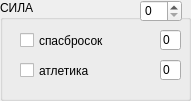
   <widget class="QGroupBox" name="power_0">
    <property name="geometry">
     <rect>
      <x>10</x>
      <y>250</y>
      <width>191</width>
      <height>101</height>
     </rect>
    </property>
    <property name="styleSheet">
     <string notr="true">gridline-color: rgb(255, 255, 255);</string>
    </property>
    <property name="title">
     <string>СИЛА</string>
    </property>
    <widget class="QCheckBox" name="power_savingroll">
     <property name="geometry">
      <rect>
       <x>20</x>
       <y>30</y>
       <width>141</width>
       <height>21</height>
      </rect>
     </property>
     <property name="text">
      <string>спасбросок</string>
     </property>
    </widget>
    <widget class="QSpinBox" name="power">
     <property name="geometry">
      <rect>
       <x>140</x>
       <y>0</y>
       <width>42</width>
       <height>22</height>
      </rect>
     </property>
     <property name="minimum">
      <number>0</number>
     </property>
    </widget>
    <widget class="QCheckBox" name="athletics">
     <property name="geometry">
      <rect>
       <x>20</x>
       <y>60</y>
       <width>141</width>
       <height>21</height>
      </rect>
     </property>
     <property name="text">
      <string>атлетика</string>
     </property>
    </widget>
    <widget class="QLineEdit" name="power_savingroll_num">
     <property name="geometry">
      <rect>
       <x>160</x>
       <y>30</y>
       <width>21</width>
       <height>20</height>
      </rect>
     </property>
     <property name="text">
      <string>0</string>
     </property>
    </widget>
    <widget class="QLineEdit" name="athletics_num">
     <property name="geometry">
      <rect>
       <x>160</x>
       <y>60</y>
       <width>21</width>
       <height>20</height>
      </rect>
     </property>
     <property name="text">
      <string>0</string>
     </property>
    </widget>
   </widget>
